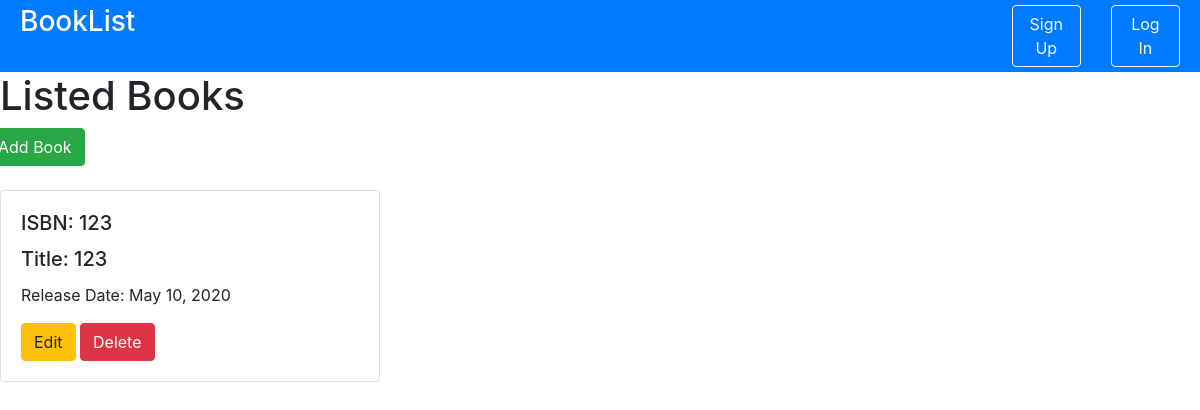
The app's page /account/books/, older data.
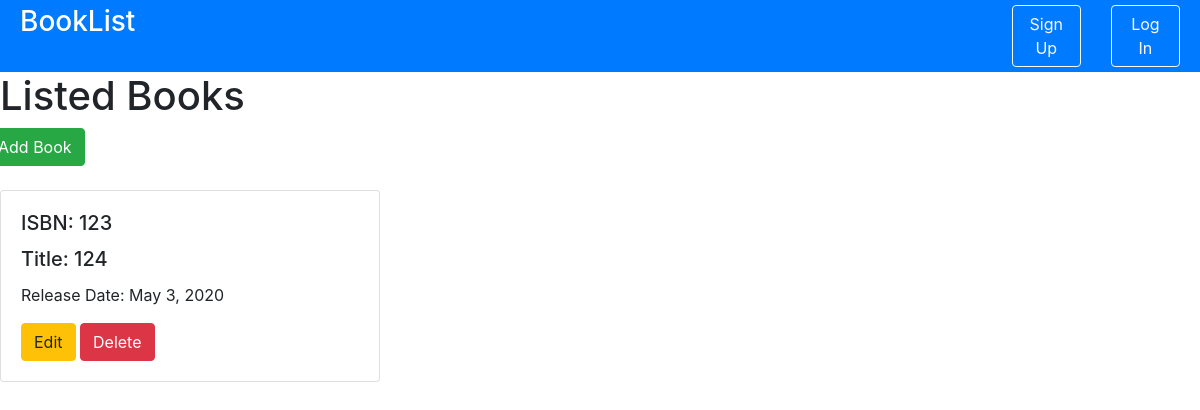
The same page, newer data.
### BookList/models.py (models this page shows, shortened)
class Book(models.Model):
    ISBN = models.CharField(max_length=13, unique=True , primary_key=True)
    title = models.CharField(max_length=50)
    cover_page = models.FilePathField(path='BookList/static/img/')
    synopsis = models.TextField()
    release_date = models.DateField()
    authors = models.ManyToManyField(Author)

### BookList/views.py (the view)
# urls.py: path('books/', views.books, name = 'books'),
def books(request):
	books = Book.objects.all()
	context = { 'books': books }
	return render(request, 'books.html', context)

### BookList/templates/books.html
{% extends "header.html" %}
{% load static %}
{% block page_content %}
<h1>Listed Books</h1>
<div class="row d-flex justify-content-center-left">
    <a href="{% url 'create_book' %}" type="button" class="btn btn-success"> Add Book</a>
</div>
<br>
<div class="row">
{% for book in books %}
    <div class="col-md-4">
        <div class="card mb-2">
            <div class="card-body">
                <h5 class="card-title">ISBN: {{ book.ISBN }}</h5>
                <h5 class="card-title">Title: {{ book.title }}</h5>
                <p class="card-text">Release Date: {{ book.release_date}}</p>
                <a href="{% url 'update_book' book.ISBN %}" type="button" class="btn btn-warning">Edit</a>
                <a href="{% url 'delete_book' book.ISBN %}" type="button" class="btn btn-danger">Delete</a>
            </div>
        </div>
    </div>
    {% endfor %}
</div>
{% endblock %}

Row changes from the older to the newer data that the page shows:
changed Book id 123: title "123" → "124"; release_date "May 10, 2020" → "May 3, 2020"
